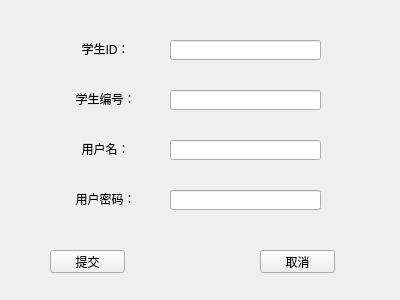
<?xml version="1.0" encoding="UTF-8"?>
<ui version="4.0">
 <class>addstdform</class>
 <widget class="QWidget" name="addstdform">
  <property name="geometry">
   <rect>
    <x>0</x>
    <y>0</y>
    <width>400</width>
    <height>300</height>
   </rect>
  </property>
  <property name="windowTitle">
   <string>Form</string>
  </property>
  <property name="styleSheet">
   <string notr="true">background-image: url(:/new/prefix1/picture/bc1ec22c5ecf1333da47dc7107886f12.jpg);</string>
  </property>
  <widget class="QLabel" name="Namelabel">
   <property name="geometry">
    <rect>
     <x>70</x>
     <y>140</y>
     <width>71</width>
     <height>16</height>
    </rect>
   </property>
   <property name="styleSheet">
    <string notr="true"/>
   </property>
   <property name="text">
    <string>&lt;html&gt;&lt;head/&gt;&lt;body&gt;&lt;p align=&quot;center&quot;&gt;用户名：&lt;/p&gt;&lt;/body&gt;&lt;/html&gt;</string>
   </property>
  </widget>
  <widget class="QLineEdit" name="PasswordEdit">
   <property name="geometry">
    <rect>
     <x>170</x>
     <y>190</y>
     <width>151</width>
     <height>20</height>
    </rect>
   </property>
   <property name="styleSheet">
    <string notr="true"/>
   </property>
  </widget>
  <widget class="QLabel" name="Passwordlabel">
   <property name="geometry">
    <rect>
     <x>70</x>
     <y>190</y>
     <width>71</width>
     <height>16</height>
    </rect>
   </property>
   <property name="styleSheet">
    <string notr="true"/>
   </property>
   <property name="text">
    <string>&lt;html&gt;&lt;head/&gt;&lt;body&gt;&lt;p align=&quot;center&quot;&gt;用户密码：&lt;/p&gt;&lt;/body&gt;&lt;/html&gt;</string>
   </property>
  </widget>
  <widget class="QLabel" name="IDlabel">
   <property name="geometry">
    <rect>
     <x>70</x>
     <y>40</y>
     <width>71</width>
     <height>16</height>
    </rect>
   </property>
   <property name="styleSheet">
    <string notr="true"/>
   </property>
   <property name="text">
    <string>&lt;html&gt;&lt;head/&gt;&lt;body&gt;&lt;p align=&quot;center&quot;&gt;学生ID：&lt;/p&gt;&lt;/body&gt;&lt;/html&gt;</string>
   </property>
  </widget>
  <widget class="QPushButton" name="cancleButton">
   <property name="geometry">
    <rect>
     <x>260</x>
     <y>250</y>
     <width>75</width>
     <height>23</height>
    </rect>
   </property>
   <property name="styleSheet">
    <string notr="true"/>
   </property>
   <property name="text">
    <string>取消</string>
   </property>
  </widget>
  <widget class="QLineEdit" name="NumEdit">
   <property name="geometry">
    <rect>
     <x>170</x>
     <y>90</y>
     <width>151</width>
     <height>20</height>
    </rect>
   </property>
   <property name="styleSheet">
    <string notr="true"/>
   </property>
  </widget>
  <widget class="QLabel" name="Numlabel">
   <property name="geometry">
    <rect>
     <x>70</x>
     <y>90</y>
     <width>71</width>
     <height>16</height>
    </rect>
   </property>
   <property name="styleSheet">
    <string notr="true"/>
   </property>
   <property name="text">
    <string>&lt;html&gt;&lt;head/&gt;&lt;body&gt;&lt;p align=&quot;center&quot;&gt;学生编号：&lt;/p&gt;&lt;/body&gt;&lt;/html&gt;</string>
   </property>
  </widget>
  <widget class="QPushButton" name="submitButton">
   <property name="geometry">
    <rect>
     <x>50</x>
     <y>250</y>
     <width>75</width>
     <height>23</height>
    </rect>
   </property>
   <property name="styleSheet">
    <string notr="true"/>
   </property>
   <property name="text">
    <string>提交</string>
   </property>
  </widget>
  <widget class="QLineEdit" name="IDEdit">
   <property name="geometry">
    <rect>
     <x>170</x>
     <y>40</y>
     <width>151</width>
     <height>20</height>
    </rect>
   </property>
   <property name="styleSheet">
    <string notr="true"/>
   </property>
  </widget>
  <widget class="QLineEdit" name="NameEdit">
   <property name="geometry">
    <rect>
     <x>170</x>
     <y>140</y>
     <width>151</width>
     <height>20</height>
    </rect>
   </property>
   <property name="styleSheet">
    <string notr="true"/>
   </property>
  </widget>
 </widget>
 <resources/>
 <connections/>
</ui>
